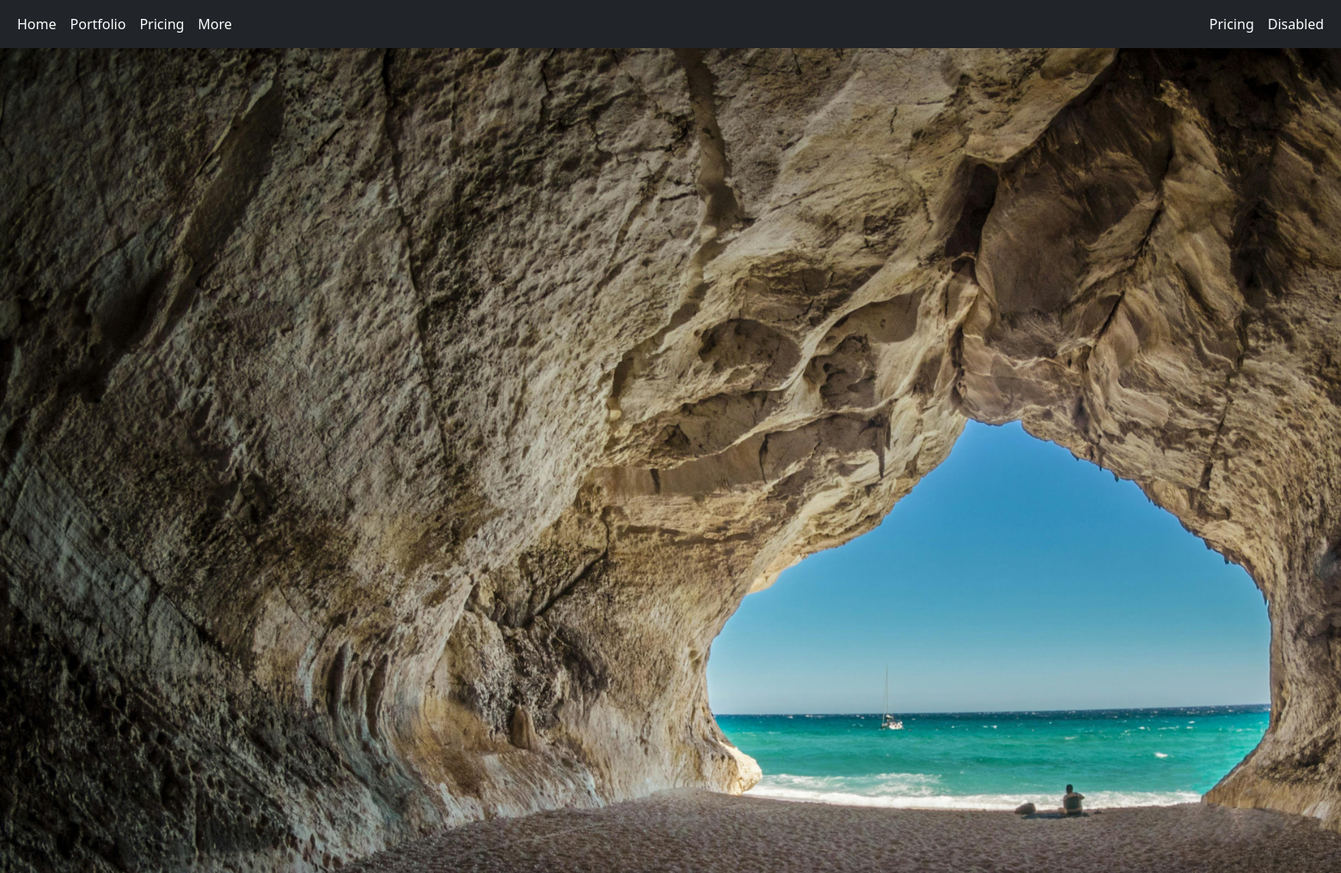
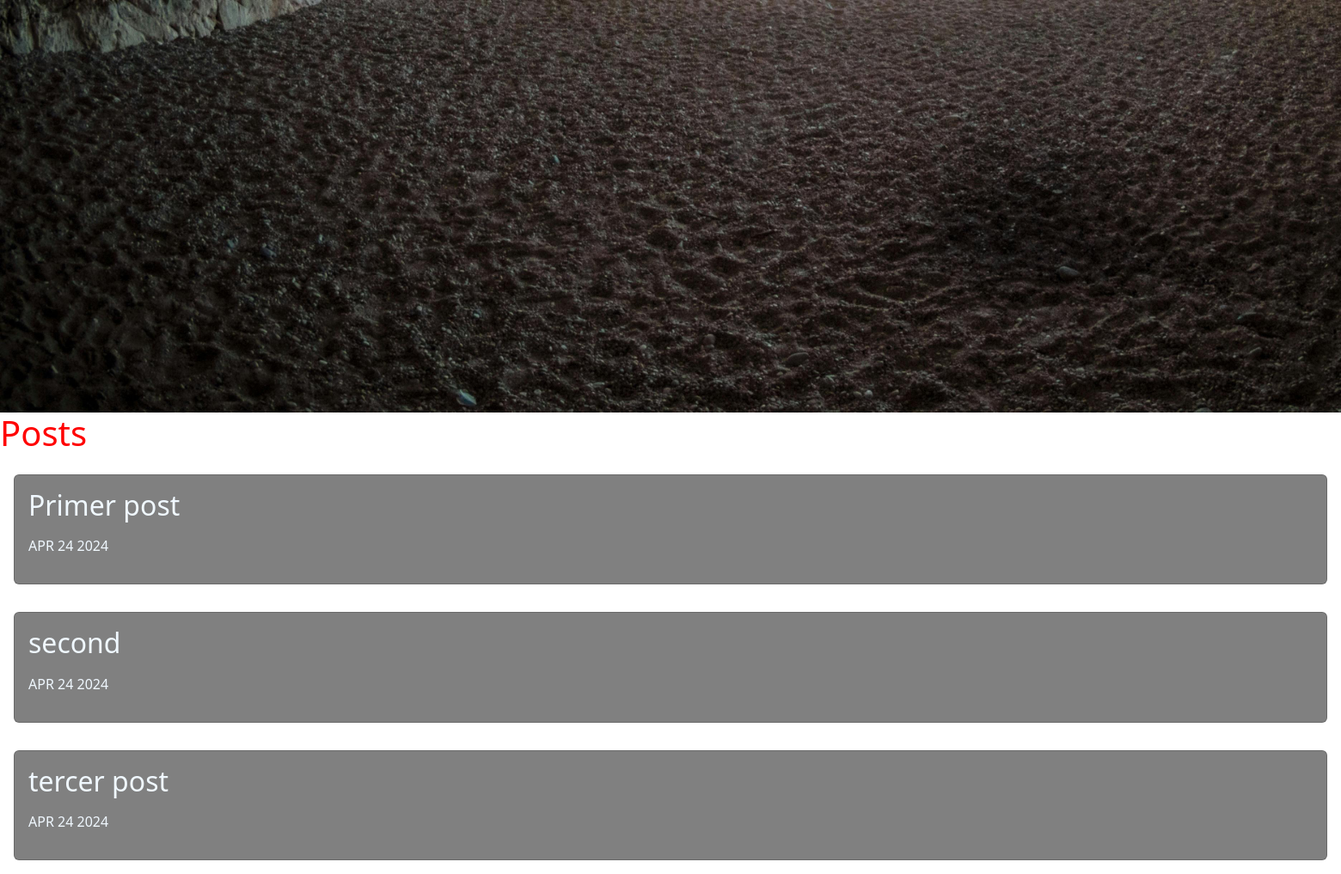
The page / on the database its author committed (2 pictures, top to bottom).
### posted/models.py (models this page shows)
class Post(models.Model):
    title = models.CharField(max_length=100, null=False)
    image = models.ImageField(null=True, blank=True, upload_to="media")
    publish = CKEditor5Field(blank=True, config_name="extends")
    date = models.DateField(datetime.date.today)

### posted/views.py (the view)
# urls.py: path('', posted, name='home'),
def posted(request):
    posts = Post.objects.all()
    return render(request, 'home.html',{'posts':posts})

### posted/templates/home.html (shortened to what this page needs)
{% extends 'layouts/base.html' %} {% block content %}
<h1>Posts</h1>
{% for post in posts %}
<div class="p-3">
    <div class="card card-body bg">
        <div class="rew">
            <div class="col-9">
                <h2>{{post.title}}</h2>
                <p>{{post.date|date:'M d Y'|upper}}</p>
            </div>
        </div>
    </div>
</div>
{% endfor %}
{% endblock %}

### posted/static/main.css (style rules this page uses)
h1 { color: red; }
.bg { color: aliceblue; background-color: gray; }

### rows shown on the page
Post: title "Primer post", date "APR 24 2024"
Post: title "second", date "APR 24 2024"
Post: title "tercer post", date "APR 24 2024"
